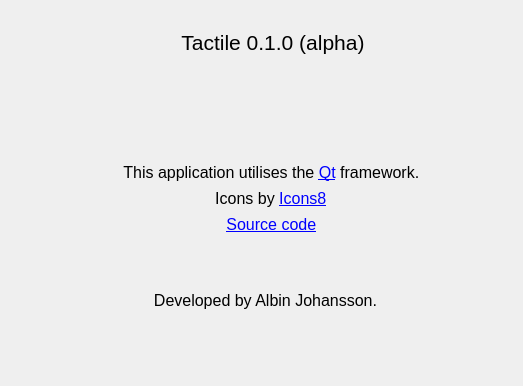
<?xml version="1.0" encoding="UTF-8"?>
<ui version="4.0">
 <class>AboutUI</class>
 <widget class="QWidget" name="AboutUI">
  <property name="windowModality">
   <enum>Qt::ApplicationModal</enum>
  </property>
  <property name="geometry">
   <rect>
    <x>0</x>
    <y>0</y>
    <width>523</width>
    <height>386</height>
   </rect>
  </property>
  <property name="sizePolicy">
   <sizepolicy hsizetype="Preferred" vsizetype="Preferred">
    <horstretch>0</horstretch>
    <verstretch>0</verstretch>
   </sizepolicy>
  </property>
  <property name="font">
   <font>
    <family>Segoe UI</family>
    <pointsize>12</pointsize>
   </font>
  </property>
  <property name="windowTitle">
   <string>About Tactile</string>
  </property>
  <property name="windowIcon">
   <iconset resource="../../tactile.qrc">
    <normaloff>:/resources/icons/tactile2_icon2.png</normaloff>:/resources/icons/tactile2_icon2.png</iconset>
  </property>
  <property name="windowOpacity">
   <double>26.000000000000000</double>
  </property>
  <widget class="QWidget" name="verticalLayoutWidget">
   <property name="geometry">
    <rect>
     <x>30</x>
     <y>30</y>
     <width>471</width>
     <height>331</height>
    </rect>
   </property>
   <layout class="QVBoxLayout" name="verticalLayout">
    <property name="sizeConstraint">
     <enum>QLayout::SetDefaultConstraint</enum>
    </property>
    <item>
     <layout class="QHBoxLayout" name="horizontalLayout_3">
      <item>
       <spacer name="headerLeftSpacer">
        <property name="orientation">
         <enum>Qt::Horizontal</enum>
        </property>
        <property name="sizeHint" stdset="0">
         <size>
          <width>40</width>
          <height>20</height>
         </size>
        </property>
       </spacer>
      </item>
      <item>
       <widget class="QLabel" name="tactileIcon">
        <property name="text">
         <string/>
        </property>
        <property name="pixmap">
         <pixmap resource="../../tactile.qrc">:/resources/icons/tactile2_icon2.png</pixmap>
        </property>
        <property name="alignment">
         <set>Qt::AlignCenter</set>
        </property>
       </widget>
      </item>
      <item>
       <widget class="QLabel" name="headerLabel">
        <property name="font">
         <font>
          <family>Segoe UI</family>
          <pointsize>16</pointsize>
          <weight>50</weight>
          <bold>false</bold>
          <strikeout>false</strikeout>
          <kerning>true</kerning>
         </font>
        </property>
        <property name="text">
         <string>Tactile 0.1.0 (alpha)</string>
        </property>
        <property name="alignment">
         <set>Qt::AlignCenter</set>
        </property>
       </widget>
      </item>
      <item>
       <spacer name="headerRightSpacer">
        <property name="orientation">
         <enum>Qt::Horizontal</enum>
        </property>
        <property name="sizeHint" stdset="0">
         <size>
          <width>40</width>
          <height>20</height>
         </size>
        </property>
       </spacer>
      </item>
     </layout>
    </item>
    <item>
     <spacer name="topSpacer">
      <property name="orientation">
       <enum>Qt::Vertical</enum>
      </property>
      <property name="sizeHint" stdset="0">
       <size>
        <width>20</width>
        <height>40</height>
       </size>
      </property>
     </spacer>
    </item>
    <item>
     <spacer name="topSpacer2">
      <property name="orientation">
       <enum>Qt::Vertical</enum>
      </property>
      <property name="sizeHint" stdset="0">
       <size>
        <width>20</width>
        <height>40</height>
       </size>
      </property>
     </spacer>
    </item>
    <item>
     <layout class="QHBoxLayout" name="horizontalLayout_4">
      <item>
       <spacer name="qtLeftSpacer">
        <property name="orientation">
         <enum>Qt::Horizontal</enum>
        </property>
        <property name="sizeHint" stdset="0">
         <size>
          <width>40</width>
          <height>20</height>
         </size>
        </property>
       </spacer>
      </item>
      <item>
       <widget class="QLabel" name="qtIcon">
        <property name="text">
         <string/>
        </property>
        <property name="pixmap">
         <pixmap resource="../../tactile.qrc">:/resources/icons/icons8/dark/qt.png</pixmap>
        </property>
        <property name="alignment">
         <set>Qt::AlignCenter</set>
        </property>
       </widget>
      </item>
      <item>
       <widget class="QLabel" name="qtLabel">
        <property name="font">
         <font>
          <family>Segoe UI</family>
          <pointsize>12</pointsize>
          <weight>50</weight>
          <bold>false</bold>
          <strikeout>false</strikeout>
          <kerning>true</kerning>
         </font>
        </property>
        <property name="text">
         <string>This application utilises the &lt;a href=&quot;https://www.qt.io/&quot;&gt;Qt&lt;/a&gt;
                    framework.
                  </string>
        </property>
        <property name="alignment">
         <set>Qt::AlignCenter</set>
        </property>
        <property name="openExternalLinks">
         <bool>true</bool>
        </property>
       </widget>
      </item>
      <item>
       <spacer name="qtRightSpacer">
        <property name="orientation">
         <enum>Qt::Horizontal</enum>
        </property>
        <property name="sizeHint" stdset="0">
         <size>
          <width>40</width>
          <height>20</height>
         </size>
        </property>
       </spacer>
      </item>
     </layout>
    </item>
    <item>
     <layout class="QHBoxLayout" name="horizontalLayout_2">
      <item>
       <spacer name="icons8LeftSpacer">
        <property name="orientation">
         <enum>Qt::Horizontal</enum>
        </property>
        <property name="sizeHint" stdset="0">
         <size>
          <width>40</width>
          <height>20</height>
         </size>
        </property>
       </spacer>
      </item>
      <item>
       <widget class="QLabel" name="icons8Icon">
        <property name="text">
         <string/>
        </property>
        <property name="pixmap">
         <pixmap resource="../../tactile.qrc">:/resources/icons/icons8/color/64/icons8.png</pixmap>
        </property>
        <property name="alignment">
         <set>Qt::AlignCenter</set>
        </property>
       </widget>
      </item>
      <item>
       <widget class="QLabel" name="icons8Label">
        <property name="text">
         <string>&lt;html&gt;&lt;head/&gt;&lt;body&gt;&lt;p&gt;Icons by
                    &lt;a href=&quot;https://icons8.com/&quot;&gt;&lt;span
                    style=&quot; text-decoration: underline; color:#0000ff;&quot;&gt;Icons8&lt;/span&gt;&lt;/a&gt;&lt;/p&gt;&lt;/body&gt;&lt;/html&gt;
                  </string>
        </property>
        <property name="alignment">
         <set>Qt::AlignCenter</set>
        </property>
       </widget>
      </item>
      <item>
       <spacer name="icons8RightSpacer">
        <property name="orientation">
         <enum>Qt::Horizontal</enum>
        </property>
        <property name="sizeHint" stdset="0">
         <size>
          <width>40</width>
          <height>20</height>
         </size>
        </property>
       </spacer>
      </item>
     </layout>
    </item>
    <item>
     <layout class="QHBoxLayout" name="horizontalLayout">
      <item>
       <spacer name="githubLeftSpacer">
        <property name="orientation">
         <enum>Qt::Horizontal</enum>
        </property>
        <property name="sizeHint" stdset="0">
         <size>
          <width>40</width>
          <height>20</height>
         </size>
        </property>
       </spacer>
      </item>
      <item>
       <widget class="QLabel" name="githubIcon">
        <property name="sizePolicy">
         <sizepolicy hsizetype="Minimum" vsizetype="Preferred">
          <horstretch>0</horstretch>
          <verstretch>0</verstretch>
         </sizepolicy>
        </property>
        <property name="layoutDirection">
         <enum>Qt::RightToLeft</enum>
        </property>
        <property name="text">
         <string/>
        </property>
        <property name="pixmap">
         <pixmap resource="../../tactile.qrc">:/resources/icons/icons8/color/64/github.png</pixmap>
        </property>
        <property name="alignment">
         <set>Qt::AlignCenter</set>
        </property>
       </widget>
      </item>
      <item>
       <widget class="QLabel" name="githubLink">
        <property name="font">
         <font>
          <family>Segoe UI</family>
          <pointsize>12</pointsize>
         </font>
        </property>
        <property name="text">
         <string>&lt;a href=&quot;https://github.com/albin-johansson/Tactile&quot;&gt;Source
                    code&lt;/a&gt;
                  </string>
        </property>
        <property name="alignment">
         <set>Qt::AlignCenter</set>
        </property>
        <property name="openExternalLinks">
         <bool>true</bool>
        </property>
       </widget>
      </item>
      <item>
       <spacer name="githubRightSpacer">
        <property name="orientation">
         <enum>Qt::Horizontal</enum>
        </property>
        <property name="sizeHint" stdset="0">
         <size>
          <width>40</width>
          <height>20</height>
         </size>
        </property>
       </spacer>
      </item>
     </layout>
    </item>
    <item>
     <spacer name="authorContentSpacer">
      <property name="orientation">
       <enum>Qt::Vertical</enum>
      </property>
      <property name="sizeHint" stdset="0">
       <size>
        <width>20</width>
        <height>40</height>
       </size>
      </property>
     </spacer>
    </item>
    <item>
     <widget class="QLabel" name="authorLabel">
      <property name="font">
       <font>
        <family>Segoe UI</family>
        <pointsize>12</pointsize>
        <weight>50</weight>
        <bold>false</bold>
        <strikeout>false</strikeout>
        <kerning>true</kerning>
       </font>
      </property>
      <property name="text">
       <string>Developed by Albin Johansson.</string>
      </property>
      <property name="alignment">
       <set>Qt::AlignCenter</set>
      </property>
     </widget>
    </item>
    <item>
     <spacer name="bottomSpacer">
      <property name="orientation">
       <enum>Qt::Vertical</enum>
      </property>
      <property name="sizeHint" stdset="0">
       <size>
        <width>20</width>
        <height>40</height>
       </size>
      </property>
     </spacer>
    </item>
   </layout>
  </widget>
 </widget>
 <resources>
  <include location="../../tactile.qrc"/>
  <include location="../../tactile.qrc"/>
 </resources>
 <connections/>
</ui>
